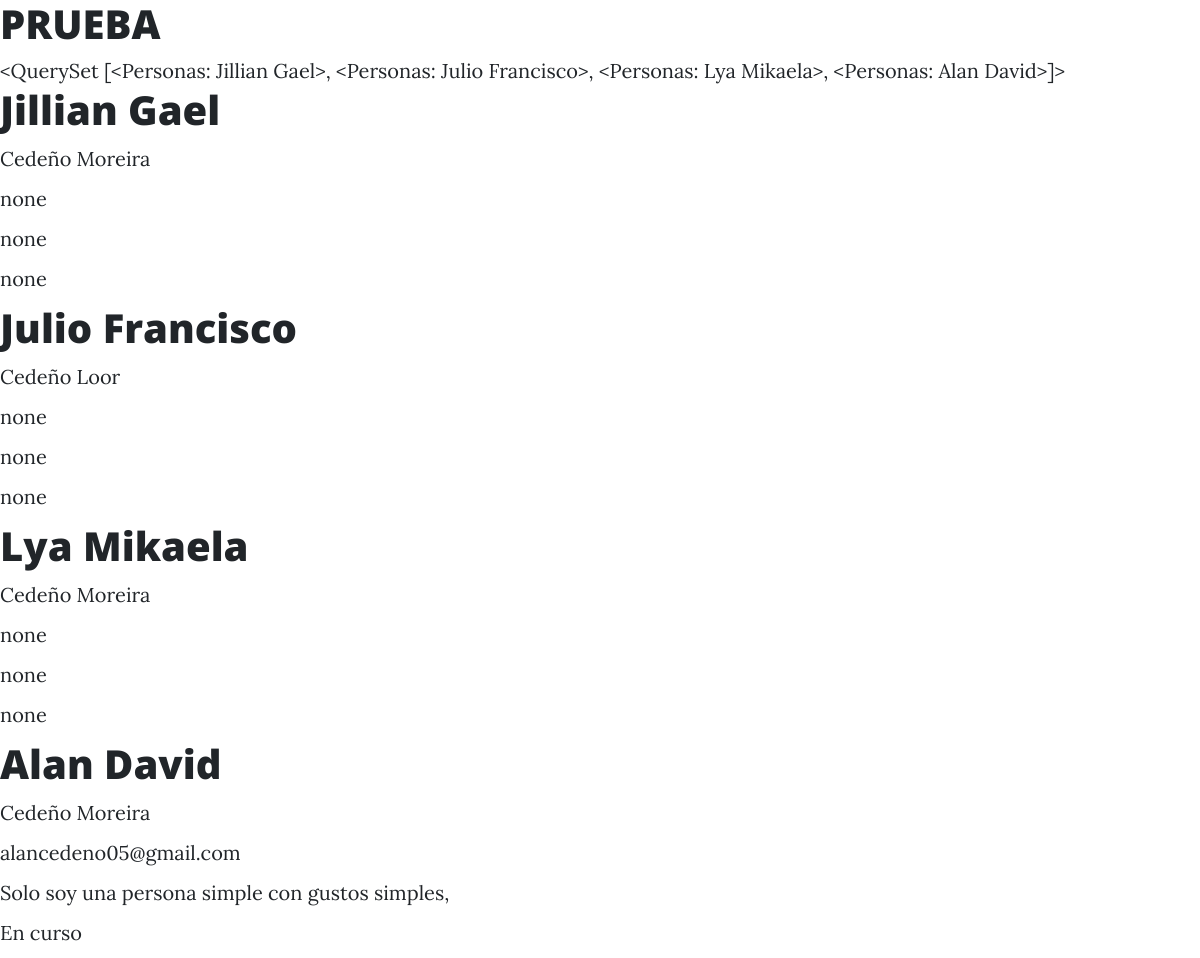
/test, run on the app's committed database.
### todo/models.py (models this page shows)
class Personas(models.Model):
    nombres = models.CharField(max_length=100, verbose_name="Nombres")
    apellidos = models.CharField(max_length=100, verbose_name="Apellidos")
    direccion = models.CharField(max_length=100, verbose_name="Dirección")
    telefono = models.CharField(max_length=10, verbose_name="Telefono")
    titulo_academico = models.CharField(max_length=100, verbose_name="Titulo Academico")
    biografia = models.TextField(max_length=1000, verbose_name="Biografia")
    correo_electronico = models.CharField(max_length=100, verbose_name="Correo Electronico")
    dedicacion_personal = models.TextField(max_length=1000, verbose_name="Dedicación Personal")
    created = models.DateTimeField(auto_now_add=True, verbose_name="Fecha de creación")
    updated = models.DateTimeField(auto_now=True, verbose_name="Fecha de actualización")
    def __str__(self):
        return self.nombres
    class Meta:
        verbose_name = "Persona"
        verbose_name_plural = "Personas"
        ordering = ['-created']
        db_table = 'personas'

### todo/views.py (the view)
# urls.py: path("test", views.test, name="test")
def test(request):
    personas = Personas.objects.all()
    return render(request, 'todo/test.html', {
        'personas': personas
    })

### templates/todo/test.html
{% extends 'todo/index.html' %}
{% block content %}
<h1>PRUEBA</h1>
{{ personas }}
{% for persona in personas %}
    <h1>{{ persona.nombres }}</h1>
    <p>{{ persona.apellidos }}</p>
    <p>{{ persona.correo_electronico }}</p>
    <p>{{ persona.biografia }}</p>
    <p>{{ persona.titulo_academico }}</p>
{% endfor %}
{% endblock %}

### data on the page
Personas: nombres.nombres "<QuerySet [<Personas: Jillian Gael>, <Personas: Julio Francisco>, <Personas: Lya Mikaela>, <Personas: Alan David>]>", nombres "Jillian Gael", apellidos "Cedeño Moreira", correo_electronico "none", biografia "none", titulo_academico "none"
Personas: nombres "Julio Francisco", apellidos "Cedeño Loor", correo_electronico "none", biografia "none", titulo_academico "none"
Personas: nombres "Lya Mikaela", apellidos "Cedeño Moreira", correo_electronico "none", biografia "none", titulo_academico "none"
Personas: nombres "Alan David", apellidos "Cedeño Moreira", correo_electronico "alancedeno05@gmail.com", biografia "Solo soy una persona simple con gustos simples,", titulo_academico "En curso"
